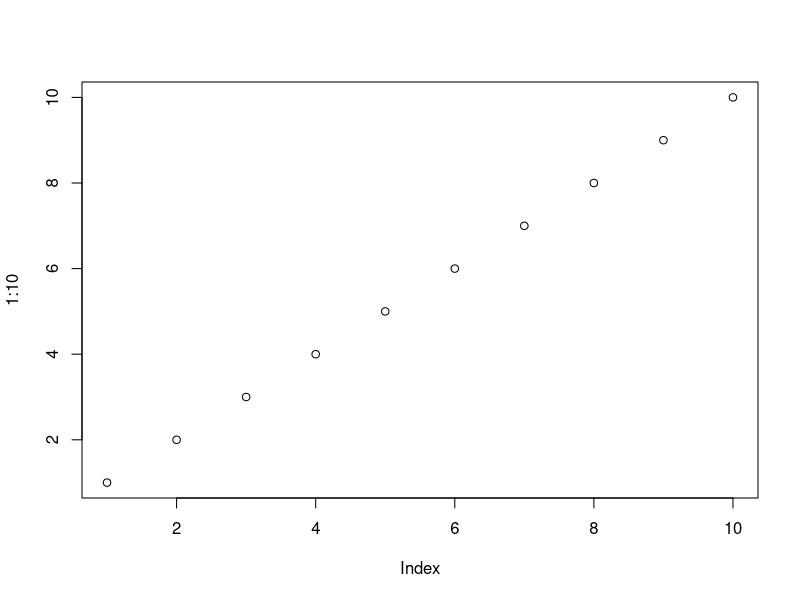
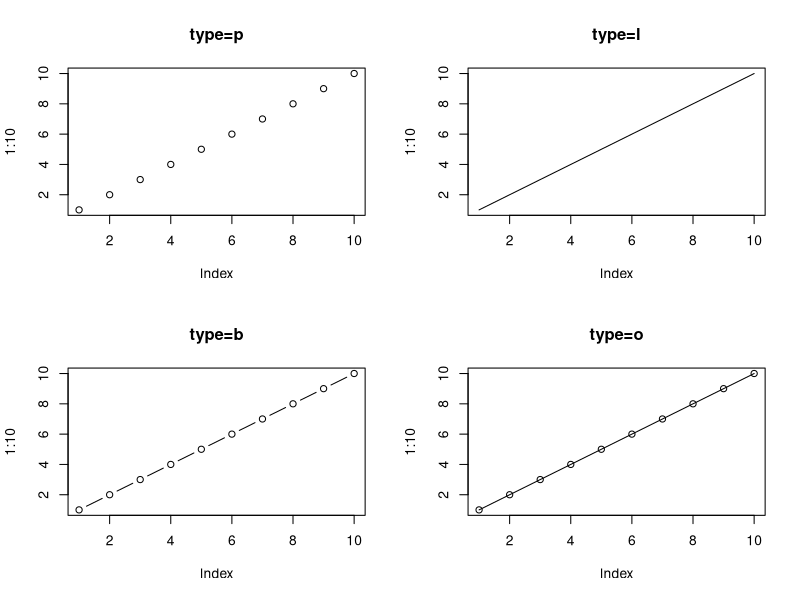
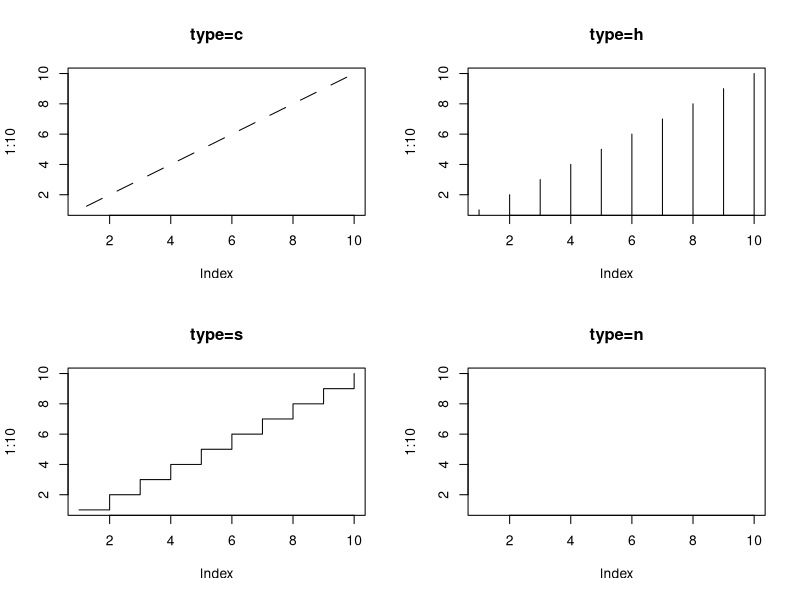
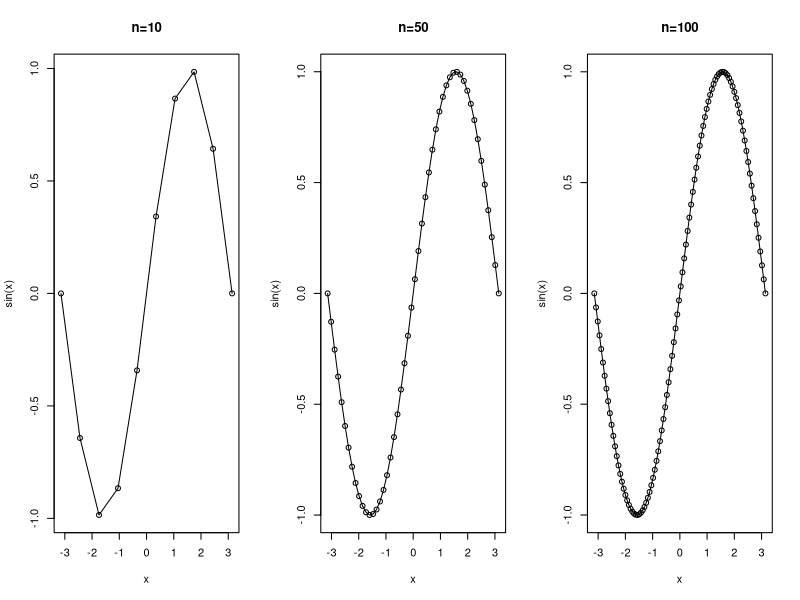
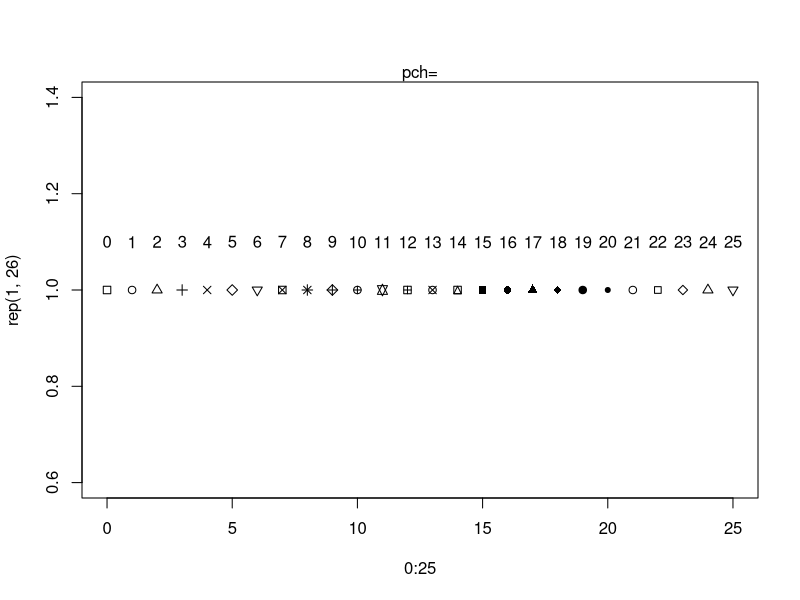
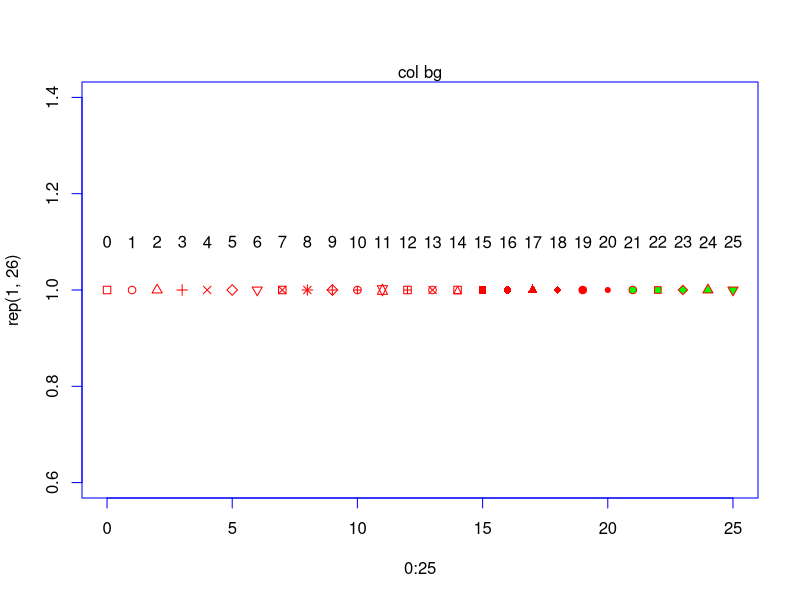
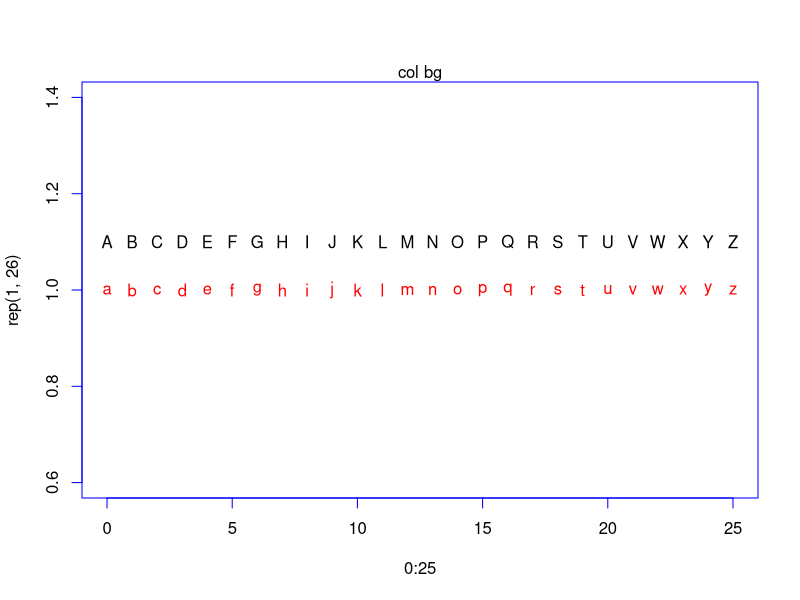
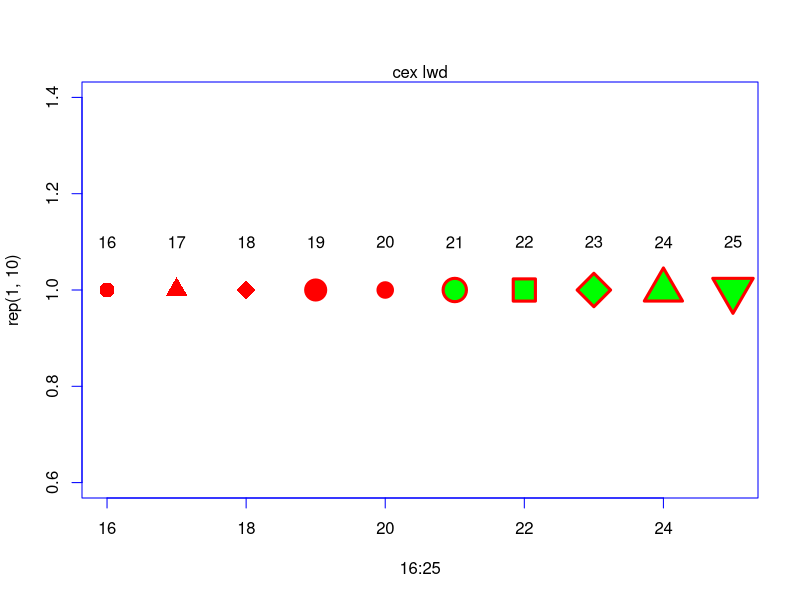

Generate these figures, in order, with R:
## ---- chunk 1
#| context: setup
#| warning: false
library(tidyverse)
plot(1:10)
## ---- chunk 2
# 比较不同绘图参数的作用
com_par <- function(fun, parname, pars, ...) {
  npars <- length(pars)
  mfrow <- case_when(
    npars < 4 ~ c(1, npars),
    npars == 4 ~ c(2,2),
    npars < 7 ~ c(2, 3),
    npars < 10 ~ c(3, 3),
    npars < 17 ~ c(4, 4),
    TRUE ~ c(4, 5)
  )
  op <- par(mfrow = mfrow)
  walk(pars, function(par) {
    do.call(fun, c(list(...), setNames(list(par), parname),list(main=sprintf('%s=%s',parname,par))))
  })
  par(op)
}
## ---- chunk 3
parname='type'
pars=c('p','l','b','o','c','h','s','n')

com_par(plot,parname,pars[1:4],1:10)
com_par(plot,parname,pars[5:8],1:10)
## ---- chunk 4
com_par(curve,'n',c(10,50,100),expr(sin),from=-pi,to=pi,type='o')
## ---- chunk 5
plot(0:25,rep(1,26),pch=0:25)
text(0:25,rep(1.1,26),labels=0:25)
mtext('pch=')
## ---- chunk 6
plot(0:25,rep(1,26),pch=0:25,col='red',bg='green',fg='blue')
text(0:25,rep(1.1,26),labels=0:25)
mtext('col bg')
plot(0:25,rep(1,26),pch=letters,col='red',bg='green',fg='blue')
text(0:25,rep(1.1,26),labels=LETTERS)
mtext('col bg')
## ---- chunk 7
plot(16:25,rep(1,10),pch=16:25,col='red',bg='green',fg='blue',cex=seq(2,4,length=10),lwd=3)
text(16:25,rep(1.1,10),labels=16:25)
mtext('cex lwd')
## ---- chunk 8
# border type
com_par(plot,'bty',c('o','l','7','n',']','c'),1:10,fg='red',xaxt = 'n',yaxt='n')
## ---- chunk 9
plot(1,type='n',xlim=1:2,ylim=c(0.5,7.5),xlab='',ylab='',main='lty=')
for(i in 1:7) {
  abline(h=i,lty=i,col='red',lwd=2)
}
## ---- chunk 10
od<-par(bg='skyblue',fg='red')
plot(1:10)
par(bg='salmon')
plot(1:10)
par(od)
plot(1:10)
## ---- chunk 11
plot(1:10)
box(which='plot',col=1,lwd=4)
plot(1:10)
box(which='figure',col=2,lwd=4)
plot(1:10)
box(which='inner',col=3,lwd=4)
plot(1:10)
box(which='outer',col=4,lwd=4)

## ---- chunk 12
od<-par(mar=c(1,2,3,0),oma=c(1,1,1,1),bg='skyblue',fg='salmon')
plot(1:10,main='mar=c(1,2,3,0)')
box(col="forestgreen")
par(mar=c(1,0,1,0))
plot(1:10,main='mar=c(1,0,1,0)')
par(od)
plot(1:10)
## ---- chunk 13
plot(1:10)
for(i in 1:4)mtext(text=paste0('side,col,font=',i),i,col=i,font=i)

plot(1:10)
for(i in 1:4)mtext(text=paste0('side=',i,',line=',i-3),side=i,line=i-3)
## ---- chunk 14
symbols(1:3,rep(1,3),circles = 1:3)
symbols(1:3,rep(1,3),circles = 1:3*10)
symbols(1:3,rep(1,3),circles = 1:3,inches = T)
symbols(1:3,rep(1,3),circles = 1:3/100,inches = F)
## ---- chunk 15
symbols(x=runif(10),y=runif(10),squares = rep(.05,10),fg='gray',bg=rainbow(10),inches = F,lwd=5)
## ---- chunk 16
symbols(x=1:4,rep(1,4),thermometers = cbind(rep(1,4),1:4,1:4/4),fg='tomato',bg='skyblue',col='green')
symbols(x=1:4,rep(1,4),thermometers = cbind(1:4,rep(1,4),1:4/4),fg='tomato',bg='skyblue',col='green')
symbols(x=1:4,rep(1,4),thermometers = cbind(rep(1,4),rep(1,4),rep(.8,4)),fg='tomato',bg='skyblue',col='green')
## ---- chunk 17
symbols(x=1:4,y=rep(1,4),rectangles = cbind(1:4,4:1),bg='skyblue')
symbols(x=1:4,y=rep(1,4),rectangles = cbind(1:4,4:1),bg=1:4)
## ---- chunk 18
symbols(1:5,rep(1,5),stars=matrix(rep(.5,15),nrow=5),inches = F,bg='salmon')
points(1:5,rep(1,5),pch=3)
## ---- chunk 19
symbols(1:5,rep(3,5),stars=matrix(rep(.5,5*3),nrow=5),bg=3,inches = F)
points(1:5,rep(1,5),pch=3)
symbols(1:5,rep(4,5),stars=matrix(rep(.5,5*4),nrow=5),bg=4,inches = F)
points(1:5,rep(1,5),pch=3)
symbols(1:5,rep(5,5),stars=matrix(rep(.5,5*5),nrow=5),bg=5,inches = F)
points(1:5,rep(1,5),pch=3)
symbols(1:5,rep(6,5),stars=matrix(rep(.5,5*6),nrow=5),bg=6,inches = F)
points(1:5,rep(1,5),pch=3)
## ---- chunk 20
symbols(1,1,boxplots=cbind(1,1,1,2,.5),col='gray',fg='salmon',bg='skyblue',lwd=4)
## ---- chunk 21
plot(1,typ='n',xlim=c(0,10),ylim=c(0,10))
symbols(1,2,squares=0.5,bg=1,add=T,inches = T)
symbols(2,2,squares=1,bg=2,add=T,inches = T)
symbols(1,8,squares=.5,bg=1,add=T,cex=.5)
symbols(1,8,squares=.5,bg=2,add=T,cex=.5,inches = F)
symbols(2,8,squares=.5,bg=3,add=T,cex=1,inches = F)
symbols(4,8,squares=1/2.54,bg=4,add=T,cex=1,inches = F)
symbols(5,8,squares=1,bg=5,add=T,cex=1,inches = F)
grid()

## ---- chunk 22
plot(1,type='n',xlim=c(1,5),ylim=c(1,5))
text(3,3,'default',col=1,cex=1)
text(2,2,'adj=c(0,0)',col=2,cex=1,adj=c(0,0))
text(2,4,'adj=c(0,1)',col=3,cex=1,adj=c(0,1))
text(4,2,'adj=c(1,0)',col=4,cex=1,adj=c(1,0))
text(4,4,'adj=c(1,1)',col=5,cex=1,adj=c(1,1))
grid()
points(c(2,2,4,4),c(2,4,2,4),pch=3,cex=5)

## ---- chunk 23
# 创建一个矩阵
z <- matrix(1:12, nrow = 3, byrow = TRUE)

# 绘制热图
image(z, col = terrain.colors(12), main = "Simple Matrix Heatmap")
## ---- chunk 24
library(mvtnorm)

# 参数设置
mu <- c(0, 0)  # 均值向量
sigma <- matrix(c(1, 0.8, 0.8, 1), nrow = 2)  # 协方差矩阵

# 生成数据
x <- seq(-3, 3, length.out = 100)
y <- seq(-3, 3, length.out = 100)
z <- outer(x, y, function(x, y) dmvnorm(cbind(x, y), mean = mu, sigma = sigma))
image(z,asp=1)
image(z,col=c('skyblue','white','tomato'))
contour(x, y, z, main = "Bivariate Normal Distribution Contour",
        xlab = "X", ylab = "Y",asp=1)
## ---- chunk 25
# 矩阵数据
z <- matrix(runif(100, 0, 1), nrow = 10)

# 自定义颜色
custom_colors <- colorRampPalette( palette.colors(3,palette = 'Set3'))(20)

# 绘制
image(z, col = custom_colors, zlim = c(0, 1), main = "Custom Heatmap")
## ---- chunk 26
plot(1:20,y=rep(1,20),pch=23,bg=1:20,cex=3)
text(1:20,y=rep(1.1,20),1:20)
plot(1:8,y=rep(1,8),pch=23,bg=1:8,cex=3)
text(1:8,y=rep(1.1,8),1:8)

## ---- chunk 27
text=unlist(strsplit('R语言与可视化',""))
plot(seq_along(text),y=rep(1,length(text)),pch=21,bg=seq_along(text),cex=10,xlim=c(0.5,length(text)+.5),bty='o',xaxt='n',yaxt='n',xlab='',ylab='',mar=rep(0,4))
text(seq_along(text),y=rep(1,length(text)),text,col='white',cex=2)


## ---- chunk 28
plot_text<-function(text,pch=21,cex1=5,cex2=2){
  text=unlist(strsplit(text,""))
  plot(seq_along(text),y=rep(1,length(text)),pch=pch,bg=seq_along(text),cex=cex1,srt=-45,xlim=c(0.5,length(text)+.5),bty='n',xaxt='n',yaxt='n',xlab='',ylab='')
  for(i in seq_along(text)){
    text(i,y=1,text[i],col='white',cex=cex2,srt=runif(1,-10,10))
  }
}
plot_text('R语言与可视化',21,7,1)
plot_text('R语言与可视化',22,7,1)
plot_text('R语言与可视化',23,7,1)
plot_text('R语言与可视化',24,7,1)
plot_text('R语言与可视化',25,7,1)
## ---- chunk 29
od<-par(mar=c(0,0,0,0))
length(colors())
colors<-colors()[1:625]
symbols(x=rep(1:25,each=25),y=rep(1:25,25),squares = rep(.5,25*25),bg=colors,inches = F,xlab='',ylab='',xaxt='n',yaxt='n',bty='n')
colors<-sample(colors(),625)
symbols(x=rep(1:25,each=25),y=rep(1:25,25),squares = rep(.5,25*25),bg=colors,inches = F,xlab='',ylab='',xaxt='n',yaxt='n',bty='n')
par(od)
## ---- chunk 30
plot(1:8,pch=15,cex=7,col=palette())
## ---- chunk 31
## color swatches for palette.colors()
palette.swatch <- function(palette = palette.pals(), n = 8, nrow = 8,
                           border = "black", cex = 1, ...)
{
     cols <- sapply(palette, palette.colors, n = n, recycle = TRUE)
     ncol <- ncol(cols)
     nswatch <- min(ncol, nrow)
     op <- par(mar = rep(0.1, 4),
               mfrow = c(1, min(5, ceiling(ncol/nrow))),
               cex = cex, ...)
     on.exit(par(op))
     while (length(palette)) {
        subset <- seq_len(min(nrow, ncol(cols)))
        plot.new()
        plot.window(c(0, n), c(0.25, nrow + 0.25))
        y <- rev(subset)
        text(0, y + 0.1, palette[subset], adj = c(0, 0))
        y <- rep(y, each = n)
        rect(rep(0:(n-1), n), y, rep(1:n, n), y - 0.5,
             col = cols[, subset], border = border)
        palette <- palette[-subset]
        cols    <- cols [, -subset, drop = FALSE]
     }
}

palette.swatch()
## ---- chunk 32
dotchart(1:12,labels=month.abb,pch=21,bg=1:12,pt.cex=3)
## ---- chunk 33
class(VADeaths)
VADeaths
rownames(VADeaths)
colnames(VADeaths)
dotchart(VADeaths)
dotchart(t(VADeaths))
## ---- chunk 34
stem(rnorm(100))
